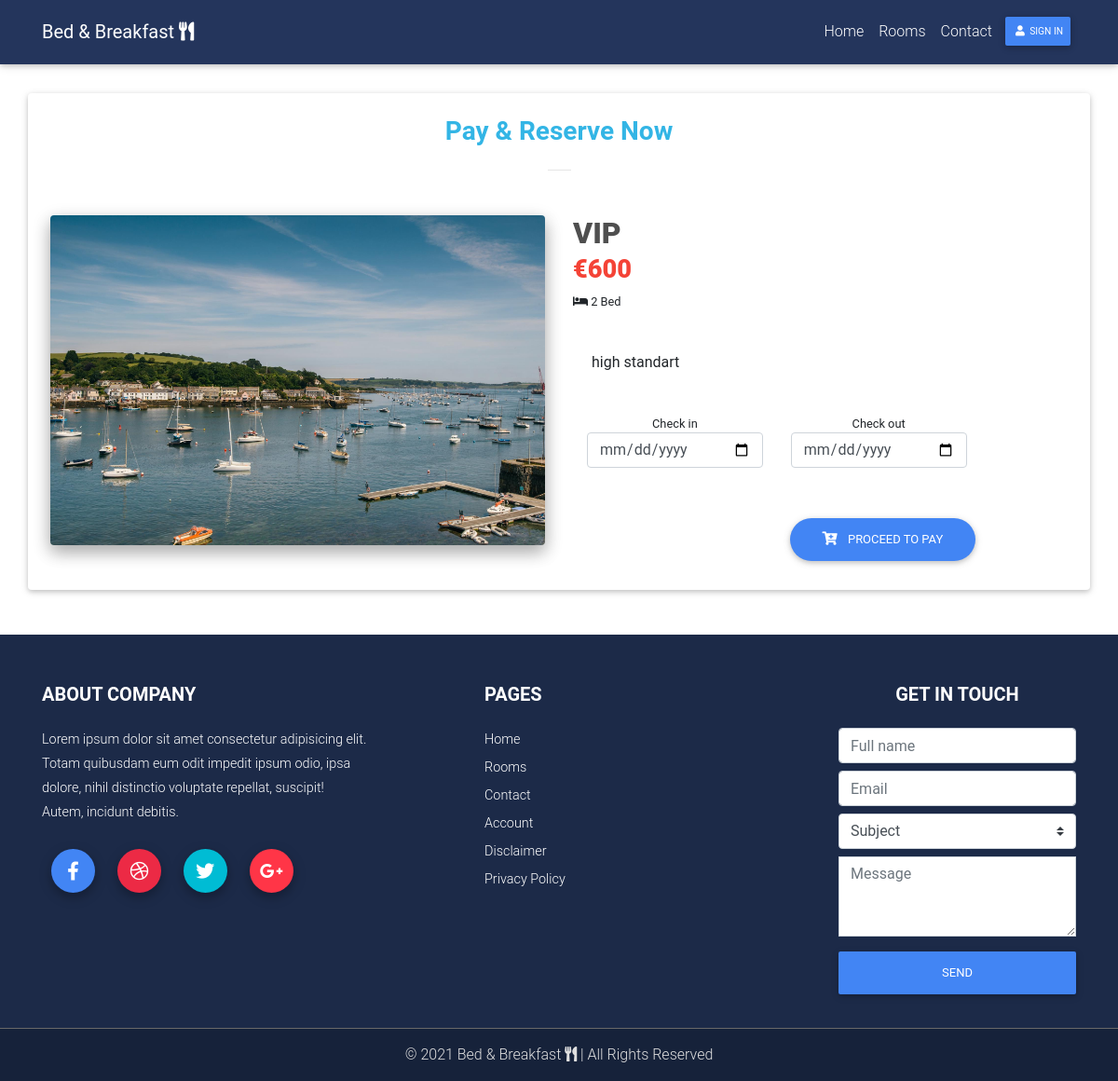
The page /room_book?room_id=2 on the database its author committed.
### src/models.py (models this page shows)
class Rooms(db.Model):
	id = db.Column(db.Integer, primary_key=True)
	title = db.Column(db.String(100))
	description = db.Column(db.Text)
	thumb = db.Column(db.String(225))
	price = db.Column(db.Integer)
	bed = db.Column(db.Integer)
	lunch = db.Column(db.Boolean(), default=False)
	wifi = db.Column(db.Boolean(), default=False)

### src/views.py (the view)
@views.route("/room_book", methods=["GET", "POST"])
def room_book():
	room_id = request.args.get("room_id")
	room_data = Rooms.query.filter_by(id=room_id).first()
	return render_template("room_book.html", user=current_user, room_data=room_data)

### src/templates/room_book.html (shortened to what this page needs)
{% extends "base.html" %}
{% block content %}
<div class="container" style="margin-top: 100px;">
<div class="row my-5">
<div class="card p-4 ">
    <h3 class="font-weight-bold text-center text-info">Pay &amp; Reserve Now</h3>
    <hr class="mb-5 mx-auto" width="25px">
<div class="row">
<div class="col-lg-6 mb-4">
<img src="{{ url_for('static', filename='img/room1.jpg') }}" class="img-fluid rounded z-depth-2">
</div>
<div class="col-lg-5 text-center text-md-left">
<div class="mb-4">
  <h2 class="h2-responsive text-center text-md-left product-name font-weight-bold dark-grey-text mb-1 ml-xl-0 ml-4">
    <strong>{{ room_data.title }}</strong>
  </h2>
  <h3 class="h3-responsive text-center text-md-left ml-xl-0 ml-4">
    <span class="red-text font-weight-bold">
      <strong>&euro;{{ room_data.price }}</strong>
    </span>
  </h3>
  <small><i class="fas fa-bed"></i> {{ room_data.bed }} Bed</small>
</div>
<div class="card-body">{{ room_data.description }}</div>
<div class="col-12 mt-4">
<form action="{{ url_for('views.room_book_confirm') }}" method="GET">
    <div class="row">
      <div class="col-6 text-center">
        <small>Check in</small>
        <input type="date" name="check_in" class="form-control" required>
      </div>
      <div class="col-6 text-center">
        <small>Check out</small>
        <input type="date" name="check_out" class="form-control" required>
      </div>
    </div>
</div>
        <section>
          <div class="mt-5">
            <div class="row mt-3">
              <div class="col-md-12 text-center text-md-left text-md-right">
<button type="submit" class="btn btn-primary btn-rounded">
<i class="fas fa-cart-plus mr-2" aria-hidden="true"></i> Proceed to Pay</button>
</div>
</div>
</div>
</section>
      </div>
    </div>
</div>
</div>
</div>
{% endblock content %}

### src/static/css/style.css (style rules this page uses)
html, body, header, .jarallax { height: 100%; }

### rows shown on the page
Rooms: title "VIP", price "600", bed "2", description "high standart"
